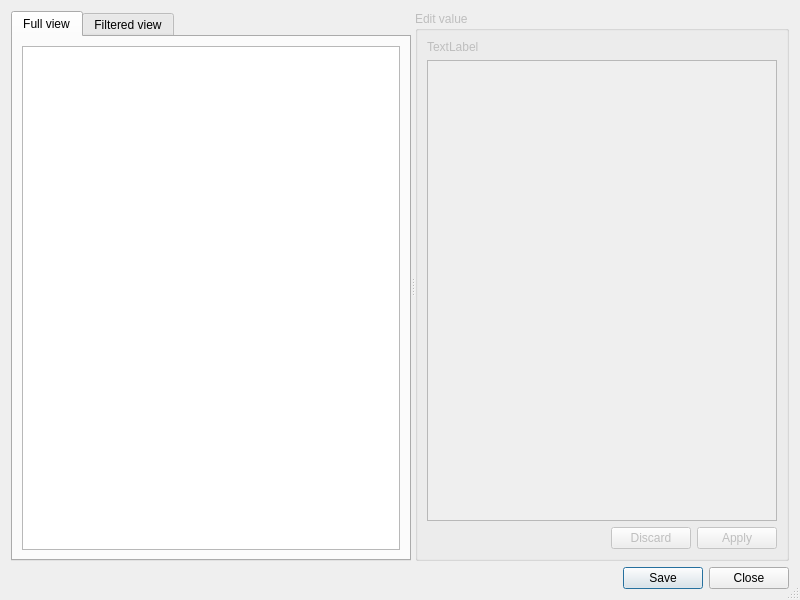
<?xml version="1.0" encoding="UTF-8"?>
<ui version="4.0">
 <class>MetatoolsEditor</class>
 <widget class="QDialog" name="MetatoolsEditor">
  <property name="geometry">
   <rect>
    <x>0</x>
    <y>0</y>
    <width>800</width>
    <height>600</height>
   </rect>
  </property>
  <property name="windowTitle">
   <string>Metadata editor</string>
  </property>
  <property name="sizeGripEnabled">
   <bool>true</bool>
  </property>
  <layout class="QVBoxLayout" name="verticalLayout">
   <item>
    <widget class="QSplitter" name="splitter">
     <property name="orientation">
      <enum>Qt::Horizontal</enum>
     </property>
     <widget class="QTabWidget" name="tabWidget">
      <property name="currentIndex">
       <number>0</number>
      </property>
      <widget class="QWidget" name="tab">
       <attribute name="title">
        <string>Full view</string>
       </attribute>
       <layout class="QVBoxLayout" name="verticalLayout_2">
        <item>
         <widget class="QTreeView" name="treeFull"/>
        </item>
       </layout>
      </widget>
      <widget class="QWidget" name="tab_2">
       <attribute name="title">
        <string>Filtered view</string>
       </attribute>
       <layout class="QVBoxLayout" name="verticalLayout_3">
        <item>
         <widget class="QLabel" name="label">
          <property name="text">
           <string>To set filtered view please check sample.txt in the filter directory for the filtering format and point to it at the plugin settings page.</string>
          </property>
          <property name="wordWrap">
           <bool>true</bool>
          </property>
         </widget>
        </item>
        <item>
         <widget class="QTableWidget" name="tbwFiltered">
          <property name="editTriggers">
           <set>QAbstractItemView::NoEditTriggers</set>
          </property>
          <property name="selectionMode">
           <enum>QAbstractItemView::SingleSelection</enum>
          </property>
          <property name="selectionBehavior">
           <enum>QAbstractItemView::SelectRows</enum>
          </property>
          <property name="showGrid">
           <bool>true</bool>
          </property>
          <property name="gridStyle">
           <enum>Qt::SolidLine</enum>
          </property>
          <property name="cornerButtonEnabled">
           <bool>true</bool>
          </property>
          <property name="rowCount">
           <number>0</number>
          </property>
          <property name="columnCount">
           <number>2</number>
          </property>
          <attribute name="horizontalHeaderVisible">
           <bool>false</bool>
          </attribute>
          <attribute name="horizontalHeaderStretchLastSection">
           <bool>true</bool>
          </attribute>
          <attribute name="verticalHeaderVisible">
           <bool>false</bool>
          </attribute>
          <column>
           <property name="text">
            <string>Name</string>
           </property>
          </column>
          <column>
           <property name="text">
            <string>Value</string>
           </property>
          </column>
         </widget>
        </item>
       </layout>
      </widget>
     </widget>
     <widget class="QGroupBox" name="groupBox">
      <property name="enabled">
       <bool>false</bool>
      </property>
      <property name="title">
       <string>Edit value</string>
      </property>
      <layout class="QVBoxLayout" name="verticalLayout_4">
       <item>
        <widget class="QLabel" name="lblNodePath">
         <property name="text">
          <string>TextLabel</string>
         </property>
         <property name="wordWrap">
          <bool>true</bool>
         </property>
        </widget>
       </item>
       <item>
        <widget class="QTextEdit" name="textValue"/>
       </item>
       <item>
        <widget class="QDialogButtonBox" name="editorButtonBox">
         <property name="standardButtons">
          <set>QDialogButtonBox::Apply|QDialogButtonBox::Discard</set>
         </property>
        </widget>
       </item>
      </layout>
     </widget>
    </widget>
   </item>
   <item>
    <widget class="QDialogButtonBox" name="buttonBox">
     <property name="orientation">
      <enum>Qt::Horizontal</enum>
     </property>
     <property name="standardButtons">
      <set>QDialogButtonBox::Close|QDialogButtonBox::Save</set>
     </property>
    </widget>
   </item>
  </layout>
  <action name="actionCopyPath">
   <property name="icon">
    <iconset resource="resources.qrc">
     <normaloff>:/plugins/metatools/icons/menu_copy.png</normaloff>:/plugins/metatools/icons/menu_copy.png</iconset>
   </property>
   <property name="text">
    <string>Copy path</string>
   </property>
   <property name="toolTip">
    <string>Copy node path to clipboard</string>
   </property>
  </action>
 </widget>
 <resources/>
 <connections>
  <connection>
   <sender>buttonBox</sender>
   <signal>accepted()</signal>
   <receiver>MetatoolsEditor</receiver>
   <slot>accept()</slot>
   <hints>
    <hint type="sourcelabel">
     <x>248</x>
     <y>254</y>
    </hint>
    <hint type="destinationlabel">
     <x>157</x>
     <y>274</y>
    </hint>
   </hints>
  </connection>
  <connection>
   <sender>buttonBox</sender>
   <signal>rejected()</signal>
   <receiver>MetatoolsEditor</receiver>
   <slot>reject()</slot>
   <hints>
    <hint type="sourcelabel">
     <x>316</x>
     <y>260</y>
    </hint>
    <hint type="destinationlabel">
     <x>286</x>
     <y>274</y>
    </hint>
   </hints>
  </connection>
 </connections>
</ui>
